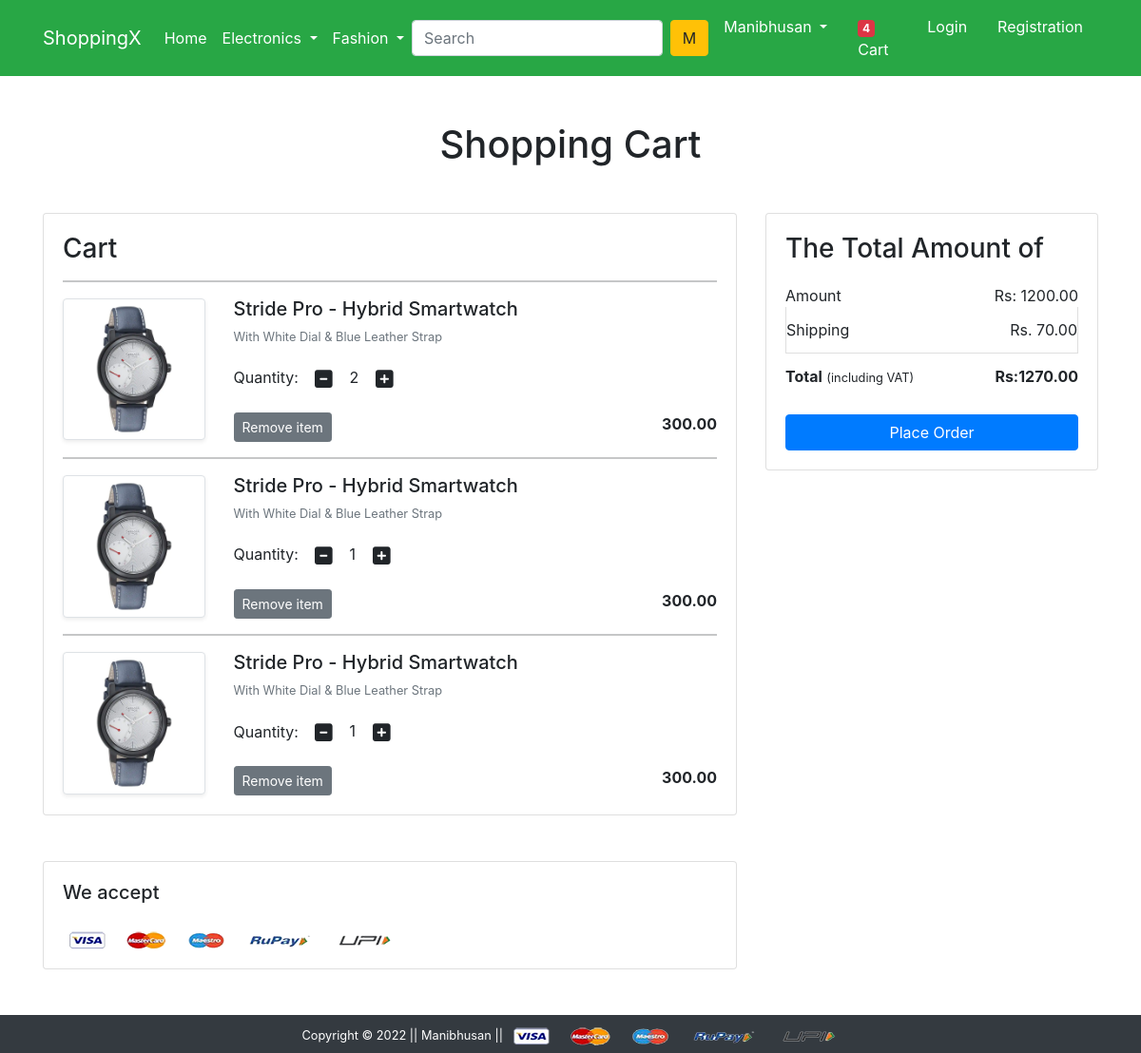
The app's page /cart/ (signed in) with its own data.
### app/models.py (models this page shows, shortened)
class Cart(models.Model):
    user = models.ForeignKey(User,on_delete=models.CASCADE)
    product = models.ForeignKey(ShoppingX,on_delete=models.CASCADE)
    quantity = models.PositiveIntegerField(default=1)
    class Meta:
        verbose_name = 'Cart'
        verbose_name_plural = 'Carts'

class ShoppingX(models.Model):
    image = models.ImageField(upload_to='uploads/')
    title = models.CharField(max_length=255)
    description = models.TextField(null=True,blank=True)
    price = models.DecimalField(max_digits=19, decimal_places=2)
    discount = models.DecimalField(max_digits=19, decimal_places=2, null=True,blank=True)
    slug = models.SlugField(max_length=100, unique=True,null=True, blank=True)
    class Meta:
        verbose_name = 'ShoppingX'
        verbose_name_plural = 'ShoppingXs'

### app/views.py (the view)
# urls.py: path('cart/', views.show_card, name='showcart'),
def show_card(request):
    if request.user.is_authenticated:
        user = request.user
        cart = Cart.objects.filter(user=user)
        amount = 0
        shipping_amount = 70
        total_amount = 0.0
        cart_product = [p for p in Cart.objects.all() if p.user == user]
        if cart_product:
            for p in cart_product:
                temp = (p.quantity * p.product.discount)
                amount += temp
                totalamount = amount + shipping_amount
            return render(request, 'app/addtocart.html', {'carts': cart, 'totalamount': totalamount, 'amount': amount})
        else:
            return render(request, 'app/emptycart.html')

### app/templates/app/addtocart.html (shortened to what this page needs)
{% extends 'app/base.html' %}
{% load static %}
{% block main-content %}
    <div class="container my-5">
        <div class="row">
            <h1 class="text-center mb-5">Shopping Cart</h1>
            <div class="col-sm-8">
                <div class="card">
                    <div class="card-body">
                        <h3>Cart</h3>
                        {% for cart in carts %}
                            <hr>
                        <div class="row">
                            <div class="col-sm-3 text-center align-self-center"><img
                                    src="{{ cart.product.image.url }}" alt="" srcset=""
                                    class="img-fluid img-thumbnail shadow-sm" height="150" width="150"></div>
                            <div class="col-sm-9">
                                <div>
                                    <h5>{{ cart.product.title }}</h5>
                                    <p class="mb-2 text-muted small">{{ cart.product.description }}</p>
                                    <div class="my-3">
                                        <label for="quantity">Quantity:</label>
                                        <a class="minus-cart btn" pid="{{ cart.product.id }}"><i class="fas fa-minus-square fa-lg"></i></a>
                                        <span id="quantity">{{ cart.quantity }}</span>
                                        <a class="plus-cart btn" pid="{{ cart.product.id }}"><i class="fas fa-plus-square fa-lg"></i></a>
                                    </div>
                                    <div class="d-flex justify-content-between">
                                        <a href="#" class="btn btn-sm btn-secondary mr-3  remove-card"  pid="{{ cart.product.id }}">Remove item </a>
                                        <p class="mb-0"><span><strong>{{ cart.product.discount }}</strong></span></p>
                                    </div>
                                </div>
                            </div>
                        </div>
                        {% endfor %}
                    </div>
                </div>
            </div>
            <div class="col-sm-4">
                <div class="card">
                    <div class="card-body">
                        <h3>The Total Amount of</h3>
                        <ul class="list-group">
                            <li class="list-group-item d-flex justify-content-between align-items-center border-0 px-0 pb-0">
                                Amount<span>Rs: <span id="amount">{{ amount }}</span></span></li>
                            <li class="list-group-item d-flex justify-content-between align-items-center px-0">
                                Shipping<span>Rs. 70.00</span></li>
                            <li class="list-group-item d-flex justify-content-between align-items-center border-0 px-0 mb-3">
                                <div>
                                    <strong>Total</strong> <small>(including VAT)</small>
                                </div>
                                <span><strong>Rs:<span id="totalamount">{{ totalamount }}</span></strong></span>
                            </li>
                        </ul>
                        <div class="d-grid"><a href="{% url 'checkout' %}" class="btn btn-primary">Place Order</a></div>
                    </div>
                </div>
            </div>
        </div>
    </div>
    <div class="container">
        <div class="row">
            <div class="col-sm-8">
                <div class="card">
                    <div class="card-body">
                        <h5 class="mb-4">We accept</h5>
                        <img src="{% static 'app/images/payment.png' %}" alt="" class="img-fluid">
                    </div>
                </div>
            </div>
        </div>
    </div>
{% endblock main-content %}

### app/templates/app/base.html (shortened to what this page needs)
<!doctype html>
{% load static %}
<html lang="en">
  <head>
    <link href="https://cdn.jsdelivr.net/npm/bootstrap@5.0.0-beta1/dist/css/bootstrap.min.css" rel="stylesheet">
<link href="http://ajax.googleapis.com/ajax/libs/jqueryui/1.8.16/themes/ui-lightness/jquery-ui.css" rel="stylesheet"
        type="text/css" />
    <link rel="stylesheet" href="{% static 'app/css/owl.carousel.min.css' %}">
    <link rel="stylesheet" href="{% static 'app/css/all.min.css' %}">
    <link rel="stylesheet" href="{% static 'app/css/style.css' %}">
    <link rel="stylesheet" href="https://cdn.jsdelivr.net/npm/bootstrap@4.5.3/dist/css/bootstrap.min.css">
    <link rel="stylesheet" href={% static 'style.css' %}>
  </head>
  <body>
    <nav class="navbar navbar-expand-lg navbar-dark bg-success">
     <div class="container">
       <a class="navbar-brand" href="/">ShoppingX</a>
       <div class="collapse navbar-collapse" id="navbarSupportedContent">
         <ul class="navbar-nav me-auto mb-2 mb-lg-0">
           <li class="nav-item">
             <a class="nav-link active" aria-current="page" href="/">Home</a>
           </li>
           <li class="nav-item dropdown">
             <a class="nav-link dropdown-toggle text-white" href="#" id="electronicsDropdown" role="button" data-bs-toggle="dropdown" aria-expanded="false">
               Electronics
             </a>
           </li>
           <li class="nav-item dropdown">
             <a class="nav-link dropdown-toggle text-white" href="#" id="fashionDropdown" role="button" data-bs-toggle="dropdown" aria-expanded="false">
               Fashion
             </a>
           </li>
         </ul>
         <form class="d-flex">
             <input  class="form-control me-2" type="text" id="tags" placeholder="Search" aria-label="Search">
           <button class="btn btn-warning" type="submit">M</button>
         </form>
         <div>
          <ul class="navbar-nav me-auto mb-2 mb-lg-0">
           <li class="nav-item dropdown mx-2">
              <a class="nav-link dropdown-toggle text-white" href="#" id="profileDropdown" role="button" data-bs-toggle="dropdown" aria-expanded="false">
                Manibhusan
              </a>
            </li>
            <li class="nav-item mx-2">
             <a href="{% url 'showcart' %}" class="nav-link text-white"><span class="badge bg-danger">4</span> Cart </a>
            </li>
            <li class="nav-item mx-2">
             <a href="{% url 'login' %}" class="nav-link text-white">Login</a>
            </li>
            <li class="nav-item mx-2">
             <a href="{% url 'customerregistration' %}" class="nav-link text-white">Registration</a>
            </li>
          </ul>
         </div>
       </div>
     </div>
    </nav>
    {% block main-content %} {% endblock main-content %}
    <footer class="container-fluid bg-dark text-center p-2 mt-5">
        <small class="text-white">Copyright &copy; 2022 || Manibhusan || </small>
        <img src="{% static 'app/images/payment.png' %}" alt="" srcset="" class="img-fluid" height="2px">
    </footer>
  </body>
</html>

### records on screen
Cart: product.image (picture), product "Stride Pro - Hybrid Smartwatch", product.description "With White Dial & Blue Leather Strap", quantity "2", product.discount "300.00"
Cart: product.image (picture), product "Stride Pro - Hybrid Smartwatch", product.description "With White Dial & Blue Leather Strap", quantity "1", product.discount "300.00"
Cart: product.image (picture), product "Stride Pro - Hybrid Smartwatch", product.description "With White Dial & Blue Leather Strap", quantity "1", product.discount "300.00"

### other values on screen
{{ amount }} "1200.00"
{{ totalamount }} "1270.00"
